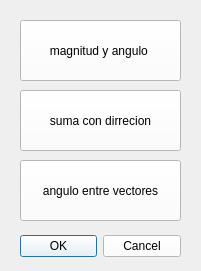
<?xml version="1.0" encoding="UTF-8"?>
<ui version="4.0">
 <class>cal_de_v_angulo</class>
 <widget class="QDialog" name="cal_de_v_angulo">
  <property name="geometry">
   <rect>
    <x>0</x>
    <y>0</y>
    <width>201</width>
    <height>271</height>
   </rect>
  </property>
  <property name="windowTitle">
   <string>Dialog</string>
  </property>
  <widget class="QDialogButtonBox" name="buttonBox">
   <property name="geometry">
    <rect>
     <x>20</x>
     <y>230</y>
     <width>161</width>
     <height>32</height>
    </rect>
   </property>
   <property name="styleSheet">
    <string notr="true">background-color: rgb(255, 255, 255);</string>
   </property>
   <property name="orientation">
    <enum>Qt::Horizontal</enum>
   </property>
   <property name="standardButtons">
    <set>QDialogButtonBox::Cancel|QDialogButtonBox::Ok</set>
   </property>
  </widget>
  <widget class="QPushButton" name="pushButton">
   <property name="geometry">
    <rect>
     <x>20</x>
     <y>90</y>
     <width>161</width>
     <height>61</height>
    </rect>
   </property>
   <property name="styleSheet">
    <string notr="true">background-color: rgb(255, 255, 255);</string>
   </property>
   <property name="text">
    <string>suma con dirrecion</string>
   </property>
  </widget>
  <widget class="QPushButton" name="pushButton_2">
   <property name="geometry">
    <rect>
     <x>20</x>
     <y>20</y>
     <width>161</width>
     <height>61</height>
    </rect>
   </property>
   <property name="styleSheet">
    <string notr="true">background-color: rgb(255, 255, 255);</string>
   </property>
   <property name="text">
    <string>magnitud y angulo </string>
   </property>
  </widget>
  <widget class="QPushButton" name="pushButton_3">
   <property name="geometry">
    <rect>
     <x>20</x>
     <y>160</y>
     <width>161</width>
     <height>61</height>
    </rect>
   </property>
   <property name="styleSheet">
    <string notr="true">background-color: rgb(255, 255, 255);</string>
   </property>
   <property name="text">
    <string>angulo entre vectores</string>
   </property>
  </widget>
 </widget>
 <resources/>
 <connections>
  <connection>
   <sender>buttonBox</sender>
   <signal>rejected()</signal>
   <receiver>cal_de_v_angulo</receiver>
   <slot>reject()</slot>
   <hints>
    <hint type="sourcelabel">
     <x>316</x>
     <y>260</y>
    </hint>
    <hint type="destinationlabel">
     <x>286</x>
     <y>274</y>
    </hint>
   </hints>
  </connection>
  <connection>
   <sender>buttonBox</sender>
   <signal>accepted()</signal>
   <receiver>cal_de_v_angulo</receiver>
   <slot>accept()</slot>
   <hints>
    <hint type="sourcelabel">
     <x>248</x>
     <y>254</y>
    </hint>
    <hint type="destinationlabel">
     <x>157</x>
     <y>274</y>
    </hint>
   </hints>
  </connection>
 </connections>
</ui>
